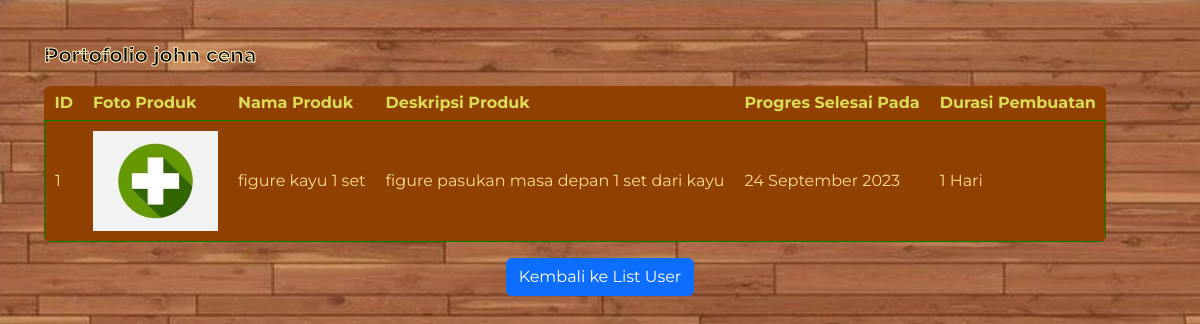
The page /prototype/portofolio.php?id=1&admin=1 (signed in) on the database its author committed.
### tables this page shows
CREATE TABLE `users` (
  `id` int(11) NOT NULL,
  `fname` varchar(255) NOT NULL,
  `email` varchar(255) NOT NULL,
  `username` varchar(255) NOT NULL,
  `password` varchar(255) NOT NULL,
  `no_telepon` varchar(255) NOT NULL,
  `pp` varchar(255) NOT NULL DEFAULT 'default-pp.png',
  `role` varchar(100) NOT NULL,
  `npwp` varchar(100) NOT NULL DEFAULT 'false',
  `nik` varchar(100) NOT NULL DEFAULT 'false',
  `no_rekening` varchar(100) NOT NULL DEFAULT 'false',
  `deskripsi` text NOT NULL DEFAULT 'Ini merupakan desktipsi pengrajin mengenai kerajinan',
  `last_login` date NOT NULL DEFAULT current_timestamp()
);

CREATE TABLE `progres_pengrajin` (
  `id` int(11) NOT NULL,
  `id_produk` varchar(50) NOT NULL,
  `foto` varchar(100) NOT NULL,
  `tanggal_mulai` date NOT NULL DEFAULT current_timestamp(),
  `tanggal_selesai` date NOT NULL DEFAULT (current_timestamp() + interval 7 day),
  `status` varchar(50) NOT NULL DEFAULT '0',
  `id_users` varchar(50) NOT NULL,
  `record` date DEFAULT NULL
);

CREATE TABLE `produk` (
  `id` int(11) NOT NULL,
  `nama_product` varchar(50) NOT NULL,
  `gambar` varchar(100) NOT NULL,
  `deskripsi` text NOT NULL,
  `id_users` varchar(50) NOT NULL
);

### prototype/function.php (called while the page is built, shortened)
<?php
class Connection{
  public $host = "localhost";
  public $user = "root";
  public $password = "";
  public $db_name = "prototype";
  public function __construct(){
    $this->conn = mysqli_connect($this->host, $this->user, $this->password, $this->db_name);
  }
}
class Select extends Connection{
  public function selectUserById($id){
    $result = mysqli_query($this->conn, "SELECT * FROM users WHERE id = $id");
    return mysqli_fetch_assoc($result);
  }
  public function selectProductById($id){
    $result = mysqli_query($this->conn, "SELECT * FROM produk WHERE id = $id");
    return mysqli_fetch_assoc($result);
  }
  public function selectProgresById($id){
    $data = mysqli_query($this->conn, "SELECT * FROM progres_pengrajin WHERE id_users = $id");
    $rows = mysqli_fetch_all($data, MYSQLI_ASSOC);
		return $rows;
  }
}
class Specify extends Connection{
  public function cekPortofolio($id){
    $result = mysqli_query($this->conn, "SELECT * FROM progres_pengrajin WHERE (id_users = $id and status = '100')");
    return mysqli_num_rows($result);
  }
}
class Date extends Connection{
  public function tanggalIndonesia($tanggal)
  {
    $bulan = array (
      1 =>   'Januari',
      'Februari',
      'Maret',
      'April',
      'Mei',
      'Juni',
      'Juli',
      'Agustus',
      'September',
      'Oktober',
      'November',
      'Desember'
      );
      $pecahkan = explode('-', $tanggal);
      return $pecahkan[2] . ' ' . $bulan[ (int)$pecahkan[1] ] . ' ' . $pecahkan[0];
  }
  public function selisihHari($tanggal1, $tanggal2)
  {
    $awal  = date_create($tanggal1);
    $akhir = date_create($tanggal2);
    $diff  = date_diff( $awal, $akhir );
    return $diff->days + 1;
  }
}

### prototype/portofolio.php (the view, shortened to what this page needs)
<?php
require 'function.php';
$select = new Select();
$date = new Date();
$specify = new Specify();
$detail = $select->selectProgresById($_REQUEST['id']);
$pengrajin = $select->selectUserById($_REQUEST['id']);
$portofolio = $specify->cekPortofolio($_REQUEST['id']);
?>
<!DOCTYPE html>
<html lang="en">
<head>
    <link href="https://cdn.jsdelivr.net/npm/bootstrap@5.3.0-alpha3/dist/css/bootstrap.min.css"
    rel="stylesheet"
>
    <link rel="stylesheet" href="css/index.css">
</head>
<body style="background-image: url('css/11bg.jpg'); background-size:cover;" runat="server">
    <div class="container">
    <div style="margin-top:20px;">
        <label style="font-size: 20px; margin-top:20px;">
            Portofolio <?php echo $pengrajin['fname'] ?>
        </label>
            <table class="rwd-table">
                <thead>
                    <tr style="border-bottom: 5px;">
                        <th scope="col">ID</th>
                        <th scope="col">Foto Produk</th>
                        <th scope="col">Nama Produk</th>
                        <th scope="col">Deskripsi Produk</th>
                        <th scope="col">Progres Selesai Pada</th>
                        <th scope="col">Durasi Pembuatan</th>
                    </tr>
                </thead>
                <tbody>
                <?php
                    if ($portofolio > 0) {
                    $id = 1;
                        foreach ($detail as $akun) {
                            $produk = $select->selectProductById($akun['id_produk']);
                            $prediksi = $date->tanggalIndonesia($akun['tanggal_selesai']);
                            $selisih = $date->selisihHari($akun['tanggal_mulai'],$akun['record']);
                            if ($akun['status'] == '100') {
                    ?>
                        <tr style="border:1px solid green;">
                            <td><?php echo $id++; ?></td>
                            <td><img style="max-width:200px;max-height:100px" src="progres/<?php echo $akun['foto']; ?>"></td>
                            <td><?php echo $produk['nama_product']?></td>
                            <td><?php echo $produk['deskripsi']?></td>
                            <td><?php echo $prediksi ?></td>
                            <td><?php echo $selisih ?> Hari</td>
                        </tr>
            <?php }} ?>
                </tbody>
            </table>
            <?php } ?>
            <?php if (isset($_REQUEST['admin'])) { ?>
            <div style="text-align:center">
            <a href="admin site/index.php" class="btn btn-primary">Kembali ke List User</a>
            </div>
            <?php } else { ?>
            <div style="text-align:center">
            <a href="profile_invest.php?id_users=<?php echo $_REQUEST['id']; ?>" class="btn btn-primary">Kembali</a>
            </div>
            <?php } ?>
        </div>
    </div>
</body>
</html>

### prototype/css/index.css (style rules this page uses)
body { padding: 0 2em; font-family: Montserrat, sans-serif; -webkit-font-smoothing: antialiased; text-rendering: optimizeLegibility; color: #ffbb7b; background: #eee; }
.rwd-table { background: #904101; color: #ffdb93; border-radius: .4em; overflow: hidden; margin: 1em 0; min-width: 1050px; }
tr { border-color: lighten(#34495E, 10%); }
th, td:before { color: #dd5; }
label { color: black; font-weight: bolder; -webkit-text-stroke: 1px rgb(255, 244, 190); }

### prototype/portofolio.php (style rules this page uses)
a { min-width: 90px; }
th { padding:10px;padding-top: 5px;padding-bottom: 5px; }
td { padding: 10px; }

### rows shown on the page
users: fname "john cena"
progres_pengrajin: foto (picture), id_produk.nama_product "figure kayu 1 set", id_produk.deskripsi "figure pasukan masa depan 1 set dari kayu", tanggal_selesai "24 September 2023", selisih "1"
